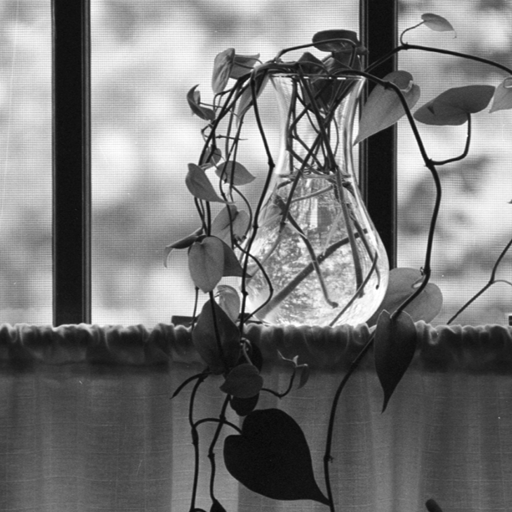
%> input picture images/vase.tif, 512 x 512 px
$ octave runex2.m   (GNU Octave 9; MATLAB toolbox functions it lacks are replaced by stand-ins)
%> lines starting %> are read from the running program, lines starting %| are printed output that depends on the picture
%> further down, x is the input picture: size 512x512 uint8; min 6, max 255, mean 118.2
### lab3ex2_frommail/IPdwt2.m
% function to perform 2D Haar wavelet transform
function retval = IPdwt2(x, j)
%> called with j = 2
sqrt2 = sqrt(2);
out = im2double(x);

initrow = size(out, 1);
%> initrow = 512
initcol = size(out, 2);
%> initcol = 512

for i = 1 : j
  odds_c = out(1:initrow, 1:2:initcol);
  evens_c = out(1:initrow, 2:2:initcol);
  sums = (odds_c + evens_c);
  diffs = (odds_c - evens_c);
  out(1:initrow, 1:initcol) = [sums, diffs] / sqrt2;

  odds_r = out(1:2:initrow, 1:initcol);
  evens_r = out(2:2:initrow, 1:initcol);
  sums = (odds_r + evens_r);
  diffs = (odds_r - evens_r);
  out(1:initrow, 1:initcol) = [sums; diffs] / sqrt2;

  initrow = initrow / 2;
  initcol = initcol / 2;
end
%> this loop made 2 passes
%> pass 1, in IPdwt2, `odds_c = out(1:initrow, 1:2:initcol);`:
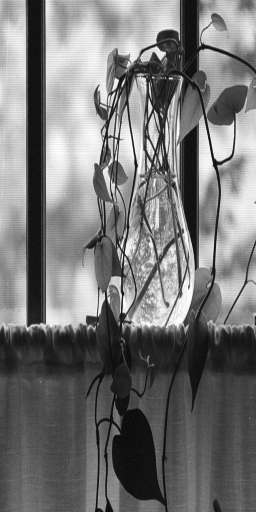
%> odds_c: size 512x256 double; min 0.0235, max 1, mean 0.464
%> pass 1, in IPdwt2, `evens_c = out(1:initrow, 2:2:initcol);`:
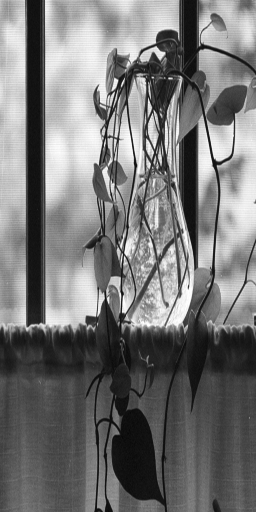
%> evens_c: size 512x256 double; min 0.0275, max 1, mean 0.463
%> pass 1, in IPdwt2, `sums = (odds_c + evens_c);`:
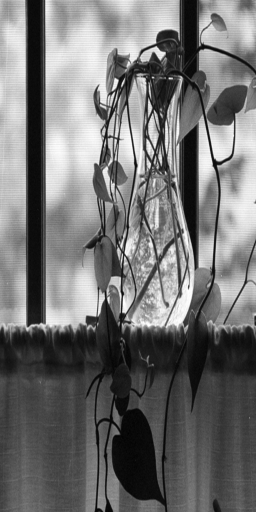
%> sums: size 512x256 double; min 0.051, max 2, mean 0.927; drawn with min black and max white
%> pass 1, in IPdwt2, `diffs = (odds_c - evens_c);`:
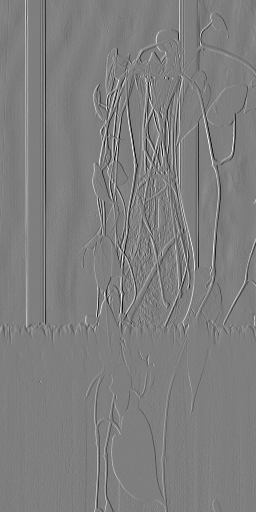
%> diffs: size 512x256 double; min -0.514, max 0.518, mean 9.73e-05; drawn with min black and max white
%> after the loop:
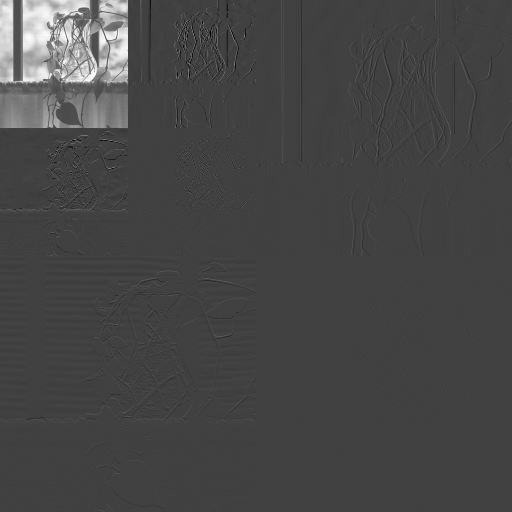
%> out: size 512x512 double; min -1.36, max 3.97, mean 0.116; drawn with min black and max white

retval = im2uint8(out);
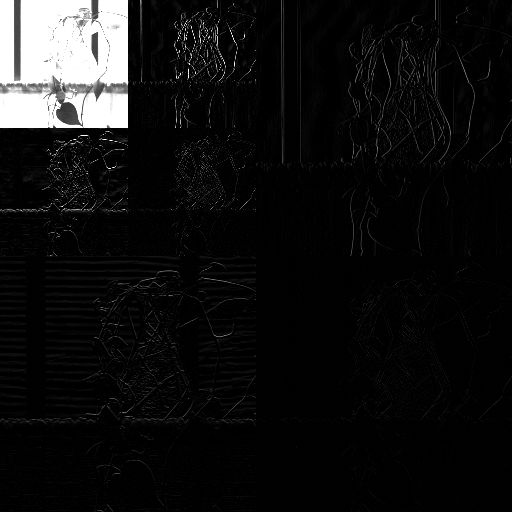
%> retval: size 512x512 uint8; min 0, max 255, mean 17.6
endfunction

### lab3ex2_frommail/runex2.m

x = imread('../images/vase.tif');

%% lab 1 ex 2abc
y = IPdwt2(x, 2);
imwrite(y, 'unscaled.tif');
imwrite(IPdwt2scale(y, 2), 'scaled.tif');

$ run again, with images/WashingtonDC_Band1_564.tif copied over images/vase.tif
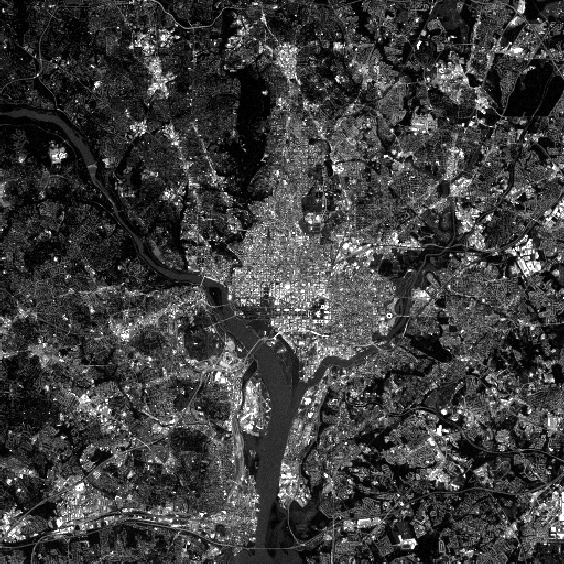
%> input picture images/WashingtonDC_Band1_564.tif, 564 x 564 px
%> x is the input picture: size 564x564 uint8; min 0, max 255, mean 62
%> after the loop in IPdwt2, `for i = 1 : j`:
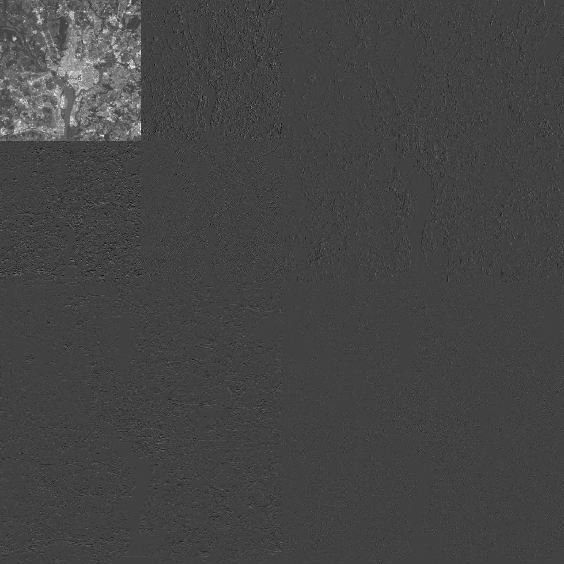
%> out: size 564x564 double; min -1.4, max 4, mean 0.0605; drawn with min black and max white
%> in IPdwt2, `retval = im2uint8(out);`:
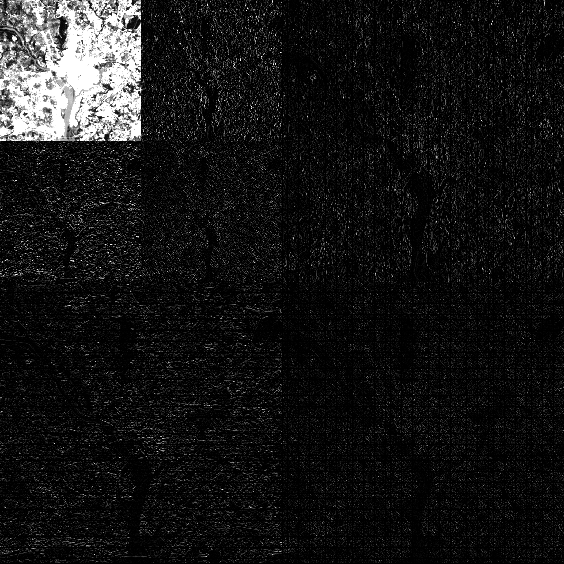
%> retval: size 564x564 uint8; min 0, max 255, mean 21.5
